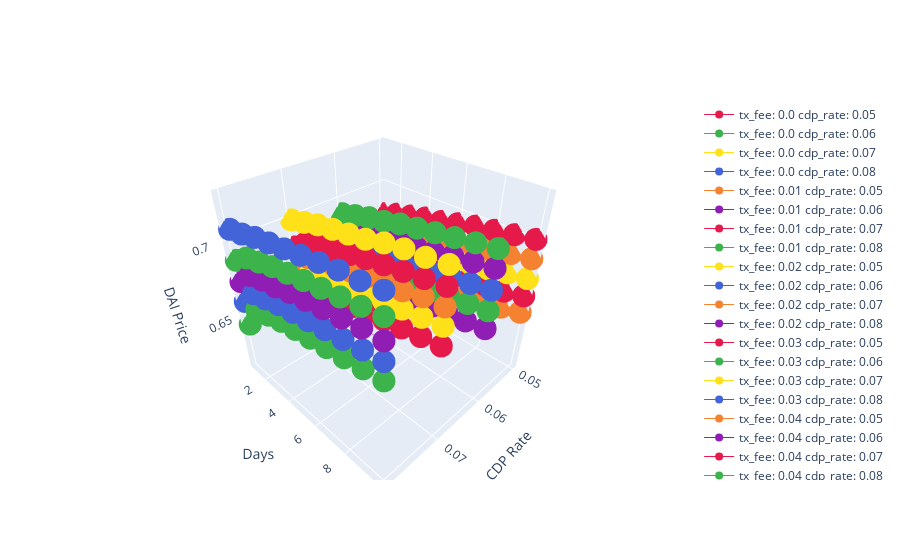

Notebook cell for this chart:
### Code cell
plotWithCDP(cdp_axis, txf_axis, dai_price_history_axis, "CDP Rate", "Days", "DAI Price")

### Figure 1 — Plotly figure (JSON) as saved in the notebook; plotly's stock layout.template omitted (floating-point values rounded to 4 significant figures)
{"data": [{"line": {"color": "#e6194b", "width": 1}, "name": "tx_fee: 0.0 cdp_rate: 0.05", "type": "scatter3d", "x": [0.05, 0.05, 0.05, 0.05, 0.05, 0.05, 0.05, 0.05, 0.05, 0.05], "y": [1, 2, 3, 4, 5, 6, 7, 8, 9, 10], "z": [0.677, 0.681, 0.684, 0.687, 0.689, 0.692, 0.695, 0.697, 0.699, 0.701]}, {"line": {"color": "#3cb44b", "width": 1}, "name": "tx_fee: 0.0 cdp_rate: 0.06", "type": "scatter3d", "x": [0.06, 0.06, 0.06, 0.06, 0.06, 0.06, 0.06, 0.06, 0.06, 0.06], "y": [1, 2, 3, 4, 5, 6, 7, 8, 9, 10], "z": [0.69, 0.693, 0.696, 0.698, 0.701, 0.703, 0.705, 0.707, 0.709, 0.711]}, {"line": {"color": "#ffe119", "width": 1}, "name": "tx_fee: 0.0 cdp_rate: 0.07", "type": "scatter3d", "x": [0.07, 0.07, 0.07, 0.07, 0.07, 0.07, 0.07, 0.07, 0.07, 0.07], "y": [1, 2, 3, 4, 5, 6, 7, 8, 9, 10], "z": [0.699, 0.702, 0.705, 0.707, 0.709, 0.711, 0.714, 0.716, 0.717, 0.719]}, {"line": {"color": "#4363d8", "width": 1}, "name": "tx_fee: 0.0 cdp_rate: 0.08", "type": "scatter3d", "x": [0.08, 0.08, 0.08, 0.08, 0.08, 0.08, 0.08, 0.08, 0.08, 0.08], "y": [1, 2, 3, 4, 5, 6, 7, 8, 9, 10], "z": [0.707, 0.709, 0.712, 0.714, 0.716, 0.718, 0.72, 0.722, 0.723, 0.725]}, {"line": {"color": "#f58231", "width": 1}, "name": "tx_fee: 0.01 cdp_rate: 0.05", "type": "scatter3d", "x": [0.05, 0.05, 0.05, 0.05, 0.05, 0.05, 0.05, 0.05, 0.05, 0.05], "y": [1, 2, 3, 4, 5, 6, 7, 8, 9, 10], "z": [0.656, 0.667, 0.671, 0.674, 0.676, 0.68, 0.682, 0.684, 0.687, 0.689]}, {"line": {"color": "#911eb4", "width": 1}, "name": "tx_fee: 0.01 cdp_rate: 0.06", "type": "scatter3d", "x": [0.06, 0.06, 0.06, 0.06, 0.06, 0.06, 0.06, 0.06, 0.06, 0.06], "y": [1, 2, 3, 4, 5, 6, 7, 8, 9, 10], "z": [0.668, 0.679, 0.683, 0.686, 0.689, 0.691, 0.693, 0.696, 0.698, 0.7]}, {"line": {"color": "#e6194b", "width": 1}, "name": "tx_fee: 0.01 cdp_rate: 0.07", "type": "scatter3d", "x": [0.07, 0.07, 0.07, 0.07, 0.07, 0.07, 0.07, 0.07, 0.07, 0.07], "y": [1, 2, 3, 4, 5, 6, 7, 8, 9, 10], "z": [0.681, 0.689, 0.692, 0.694, 0.697, 0.7, 0.702, 0.704, 0.706, 0.708]}, {"line": {"color": "#3cb44b", "width": 1}, "name": "tx_fee: 0.01 cdp_rate: 0.08", "type": "scatter3d", "x": [0.08, 0.08, 0.08, 0.08, 0.08, 0.08, 0.08, 0.08, 0.08, 0.08], "y": [1, 2, 3, 4, 5, 6, 7, 8, 9, 10], "z": [0.688, 0.695, 0.698, 0.701, 0.703, 0.705, 0.707, 0.709, 0.711, 0.713]}, {"line": {"color": "#ffe119", "width": 1}, "name": "tx_fee: 0.02 cdp_rate: 0.05", "type": "scatter3d", "x": [0.05, 0.05, 0.05, 0.05, 0.05, 0.05, 0.05, 0.05, 0.05, 0.05], "y": [1, 2, 3, 4, 5, 6, 7, 8, 9, 10], "z": [0.641, 0.654, 0.657, 0.661, 0.663, 0.666, 0.669, 0.671, 0.674, 0.676]}, {"line": {"color": "#4363d8", "width": 1}, "name": "tx_fee: 0.02 cdp_rate: 0.06", "type": "scatter3d", "x": [0.06, 0.06, 0.06, 0.06, 0.06, 0.06, 0.06, 0.06, 0.06, 0.06], "y": [1, 2, 3, 4, 5, 6, 7, 8, 9, 10], "z": [0.651, 0.666, 0.67, 0.673, 0.676, 0.678, 0.681, 0.683, 0.685, 0.687]}, {"line": {"color": "#f58231", "width": 1}, "name": "tx_fee: 0.02 cdp_rate: 0.07", "type": "scatter3d", "x": [0.07, 0.07, 0.07, 0.07, 0.07, 0.07, 0.07, 0.07, 0.07, 0.07], "y": [1, 2, 3, 4, 5, 6, 7, 8, 9, 10], "z": [0.663, 0.679, 0.682, 0.684, 0.687, 0.689, 0.691, 0.693, 0.696, 0.697]}, {"line": {"color": "#911eb4", "width": 1}, "name": "tx_fee: 0.02 cdp_rate: 0.08", "type": "scatter3d", "x": [0.08, 0.08, 0.08, 0.08, 0.08, 0.08, 0.08, 0.08, 0.08, 0.08], "y": [1, 2, 3, 4, 5, 6, 7, 8, 9, 10], "z": [0.674, 0.684, 0.687, 0.689, 0.692, 0.694, 0.696, 0.698, 0.7, 0.701]}, {"line": {"color": "#e6194b", "width": 1}, "name": "tx_fee: 0.03 cdp_rate: 0.05", "type": "scatter3d", "x": [0.05, 0.05, 0.05, 0.05, 0.05, 0.05, 0.05, 0.05, 0.05, 0.05], "y": [1, 2, 3, 4, 5, 6, 7, 8, 9, 10], "z": [0.627, 0.641, 0.645, 0.648, 0.651, 0.653, 0.657, 0.659, 0.661, 0.664]}, {"line": {"color": "#3cb44b", "width": 1}, "name": "tx_fee: 0.03 cdp_rate: 0.06", "type": "scatter3d", "x": [0.06, 0.06, 0.06, 0.06, 0.06, 0.06, 0.06, 0.06, 0.06, 0.06], "y": [1, 2, 3, 4, 5, 6, 7, 8, 9, 10], "z": [0.636, 0.654, 0.657, 0.66, 0.662, 0.665, 0.668, 0.67, 0.672, 0.674]}, {"line": {"color": "#ffe119", "width": 1}, "name": "tx_fee: 0.03 cdp_rate: 0.07", "type": "scatter3d", "x": [0.07, 0.07, 0.07, 0.07, 0.07, 0.07, 0.07, 0.07, 0.07, 0.07], "y": [1, 2, 3, 4, 5, 6, 7, 8, 9, 10], "z": [0.647, 0.667, 0.67, 0.673, 0.675, 0.678, 0.68, 0.682, 0.684, 0.686]}, {"line": {"color": "#4363d8", "width": 1}, "name": "tx_fee: 0.03 cdp_rate: 0.08", "type": "scatter3d", "x": [0.08, 0.08, 0.08, 0.08, 0.08, 0.08, 0.08, 0.08, 0.08, 0.08], "y": [1, 2, 3, 4, 5, 6, 7, 8, 9, 10], "z": [0.66, 0.672, 0.675, 0.678, 0.68, 0.682, 0.684, 0.686, 0.688, 0.69]}, {"line": {"color": "#f58231", "width": 1}, "name": "tx_fee: 0.04 cdp_rate: 0.05", "type": "scatter3d", "x": [0.05, 0.05, 0.05, 0.05, 0.05, 0.05, 0.05, 0.05, 0.05, 0.05], "y": [1, 2, 3, 4, 5, 6, 7, 8, 9, 10], "z": [0.611, 0.628, 0.632, 0.635, 0.639, 0.641, 0.644, 0.647, 0.649, 0.652]}, {"line": {"color": "#911eb4", "width": 1}, "name": "tx_fee: 0.04 cdp_rate: 0.06", "type": "scatter3d", "x": [0.06, 0.06, 0.06, 0.06, 0.06, 0.06, 0.06, 0.06, 0.06, 0.06], "y": [1, 2, 3, 4, 5, 6, 7, 8, 9, 10], "z": [0.62, 0.64, 0.645, 0.648, 0.651, 0.653, 0.656, 0.658, 0.66, 0.662]}, {"line": {"color": "#e6194b", "width": 1}, "name": "tx_fee: 0.04 cdp_rate: 0.07", "type": "scatter3d", "x": [0.07, 0.07, 0.07, 0.07, 0.07, 0.07, 0.07, 0.07, 0.07, 0.07], "y": [1, 2, 3, 4, 5, 6, 7, 8, 9, 10], "z": [0.631, 0.653, 0.658, 0.661, 0.663, 0.666, 0.668, 0.67, 0.672, 0.674]}, {"line": {"color": "#3cb44b", "width": 1}, "name": "tx_fee: 0.04 cdp_rate: 0.08", "type": "scatter3d", "x": [0.08, 0.08, 0.08, 0.08, 0.08, 0.08, 0.08, 0.08, 0.08, 0.08], "y": [1, 2, 3, 4, 5, 6, 7, 8, 9, 10], "z": [0.643, 0.661, 0.664, 0.667, 0.669, 0.671, 0.673, 0.675, 0.677, 0.679]}], "layout": {"scene": {"xaxis": {"title": {"text": "CDP Rate"}}, "yaxis": {"title": {"text": "Days"}}, "zaxis": {"title": {"text": "DAI Price"}}}}}
